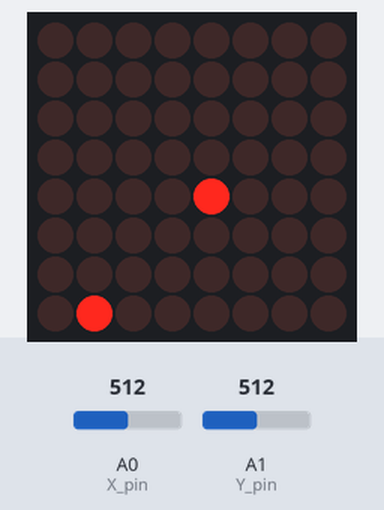
Simulated run of this sketch. Board: Arduino Uno, built with avr-gcc and run on an emulated ATmega328P. Shown: 8×8 LED matrix. Inputs (shaded band) come from the test bench; at power-on: A0 (X_pin) = 512, A1 (Y_pin) = 512. Random numbers use the default seed unless the sketch sets one.

Above: at 1.2 s.
1.3 s: A0 (X_pin) set to 105
2.8 s: A0 (X_pin) set to 89
At 3.27 s:
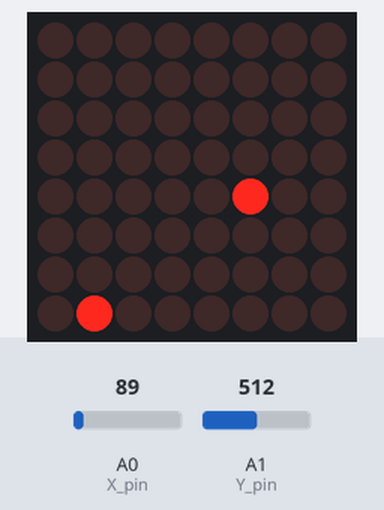
At 3.89 s:
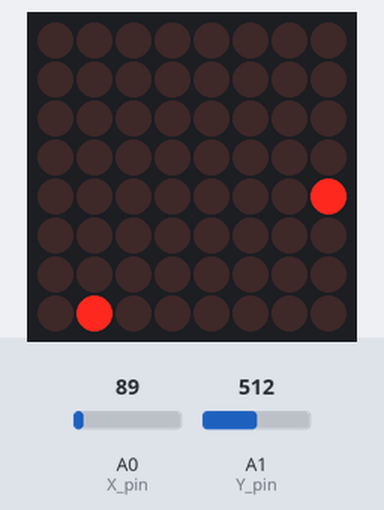
5.5 s: A0 (X_pin) set to 993
7.0 s: A0 (X_pin) set to 1009
At 7.31 s:
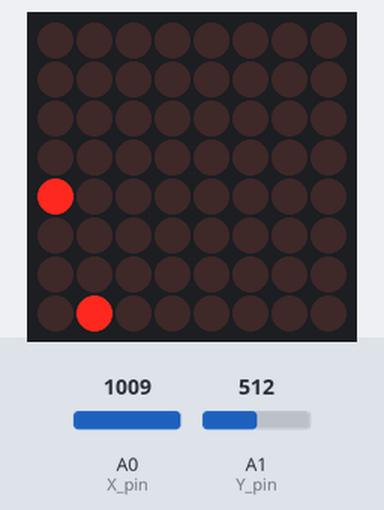
8.5 s: A0 (X_pin) set to 990
11.5 s: A1 (Y_pin) set to 108
13.0 s: A1 (Y_pin) set to 92
At 13.21 s:
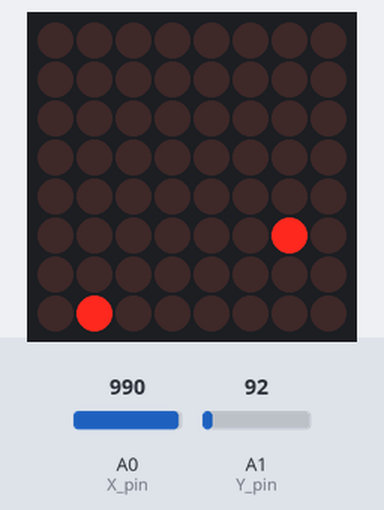
Timing chart, 0 to 16.0 s (numbered marks = the images above; inputs shaded):
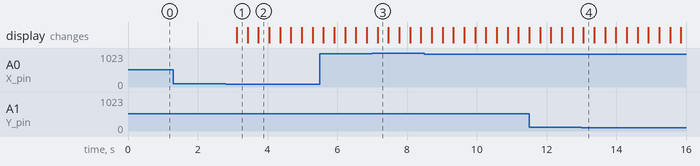

Measured:
- the behaviour switches between 100 and 99 on A0 (X_pin) (found by bisection; images 0 and 1)
- the behaviour switches between 1000 and 1001 on A0 (X_pin) (found by bisection; images 2 and 3)
- the behaviour switches between 100 and 99 on A1 (Y_pin) (found by bisection; images 3 and 4)
- after the input at 1.3 s, every drawn part: stays the same
- after the input at 2.8 s, the display: changes after 0.32 s (image 1)

The sketch:

Arduino_code.ino
```cpp
#include "LedControl.h"

//pins

const int SW_pin = 2;

const int X_pin = 0;

const int Y_pin = 1;

const int DIN = 12;

const int CS = 11;

const int CLK = 10;

const int BUZZER = 8;

//variables

const int screenWidth = 8;

const int screenHeight = 8;

int snakeX, snakeY, foodX, foodY, score = 0, snakeSize = 1;

char direction;

int tailX[100], tailY[100];

bool isGameOver = false;

LedControl lc = LedControl(DIN, CS, CLK, 1);

void setup() {

  setupPins();

  setupLedBoard();

  setupSnakePosition();

  setupFoodPosition();

}

void setupSnakePosition() {

  snakeX = 4;

  snakeY = 4;

}

void setupFoodPosition() {

  foodX = rand() % screenWidth;

  foodY = rand() % screenHeight;

}

void setupLedBoard() {

  lc.shutdown(0, false);

  lc.setIntensity(0, 1);

  lc.clearDisplay(0);

}

void setupPins() {

  pinMode(SW_pin, INPUT);

  digitalWrite(SW_pin, HIGH);

}

void loop() {

  if (isGameOver) {

    playGameOverSong();

    showGameOverScreen();

  } else {

    startGame();

  }

}

void playGameOverSong() {

  tone(BUZZER, 1000, 1000);

  delay(100);

  tone(BUZZER, 2000, 1000);

  delay(100);

  tone(BUZZER, 3000, 1000);

  delay(100);

  tone(BUZZER, 4000, 1000);

  delay(100);

  tone(BUZZER, 5000, 2000);

}

void playFoodEatenSong() {

  tone(BUZZER, 500, 100);

}

void startGame() {

  manageGameOver();

  setJoystickDirection();

  changeSnakeDirection();

  manageSnakeOutOfBounds();

  manageEatenFood();

  manageSnakeTailCoordinates();

  drawSnake();

  delay(300);

}

void manageGameOver() {

  for (int i = 1; i < snakeSize; i++) {

    if (tailX[i] == snakeX && tailY[i] == snakeY) {

      isGameOver = true;

    }

  }

}

void manageSnakeOutOfBounds() {

  if (snakeX >= screenWidth) {

    snakeX = 0;

  } else if (snakeX < 0) {

    snakeX = screenWidth - 1;

  }

  if (snakeY >= screenHeight) {

    snakeY = 0;

  } else if (snakeY < 0) {

    snakeY = screenHeight - 1;

  }

}

void manageSnakeTailCoordinates() {

  int previousX, previousY, prevX, prevY;

  previousX = tailX[0];

  previousY = tailY[0];

  tailX[0] = snakeX;

  tailY[0] = snakeY;

  for (int i = 1; i < snakeSize; i++) {

    prevX = tailX[i];

    prevY = tailY[i];

    tailX[i] = previousX;

    tailY[i] = previousY;

    previousX = prevX;

    previousY = prevY;

  }

}

void manageEatenFood() {

  if (snakeX == foodX && snakeY == foodY) {

    playFoodEatenSong();

    score++;

    snakeSize++;

    setupFoodPosition();

  }

}

void setJoystickDirection() {

  if (analogRead(X_pin) > 1000) {

    direction = 'u';

  } else if (analogRead(X_pin) < 100) {

    direction = 'd';

  } else if (analogRead(Y_pin) > 1000) {

    direction = 'l';

  } else if (analogRead(Y_pin) < 100) {

    direction = 'r';

  }

}

void changeSnakeDirection() {

  switch (direction) {

    case 'l':

      snakeX--;

      break;

    case 'r':

      snakeX++;

      break;

    case 'u':

      snakeY--;

      break;

    case 'd':

      snakeY++;

      break;

  }

}

void showGameOverScreen() {

  for (int i = 0; i < screenHeight; i++) {

    for (int j = 0; j < screenWidth; j++) {

      showLed(j, i);

      delay(50);

    }

  }

  resetVariables();

}

void resetVariables() {

  setupSnakePosition();

  setupFoodPosition();

  direction = ' ';

  isGameOver = false;

  score = 0;

  snakeSize = 1;

}

void showLed(int row, int column) {

  lc.setLed(0, row, column, true);

}

void hideLed(int row, int column) {

  lc.setLed(0, row, column, false);

}

void drawSnake() {

  for (int i = 0; i < screenHeight; i++) {

    for (int j = 0; j < screenWidth; j++) {

      if (i == snakeY && j == snakeX) {

        showLed(snakeX, snakeY);

      } else if (i == foodY && j == foodX) {

        showLed(foodX, foodY);

      } else {

        bool isShown = false;

        for (int k = 0; k < snakeSize; k++) {

          if (tailX[k] == j && tailY[k] == i) {

            showLed(j, i);

            isShown = true;

          }

        }

        if (!isShown) {

          hideLed(j, i);

        }

      }

    }

  }

}
```
